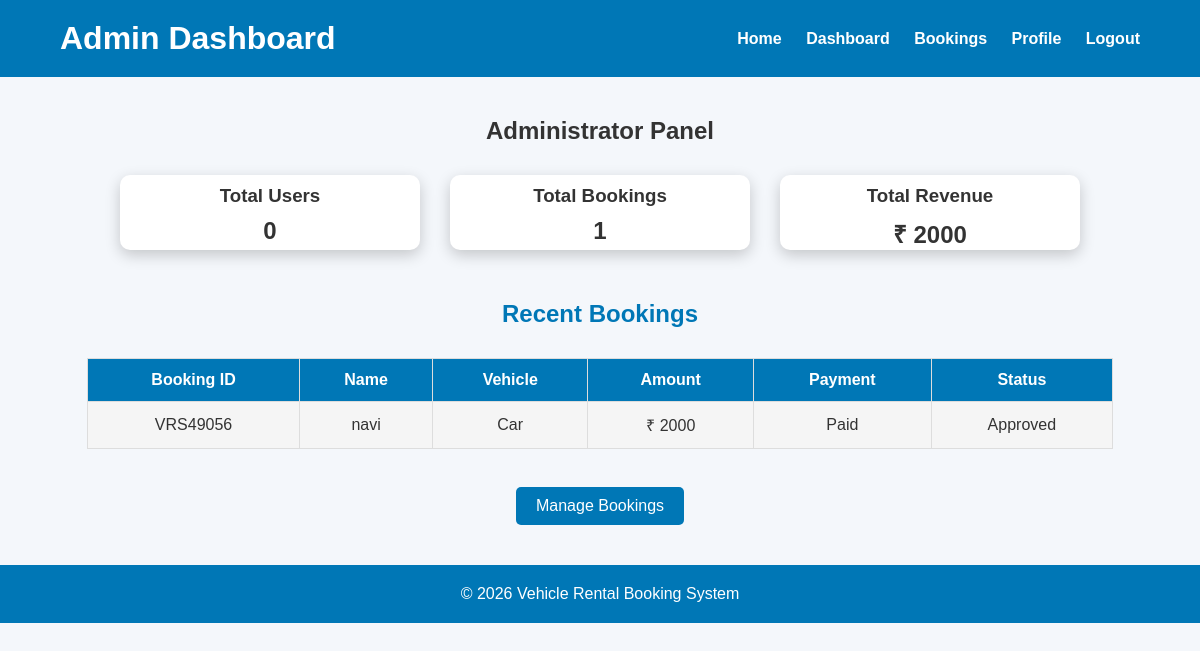
/admin, run on an earlier commit of the app's database.
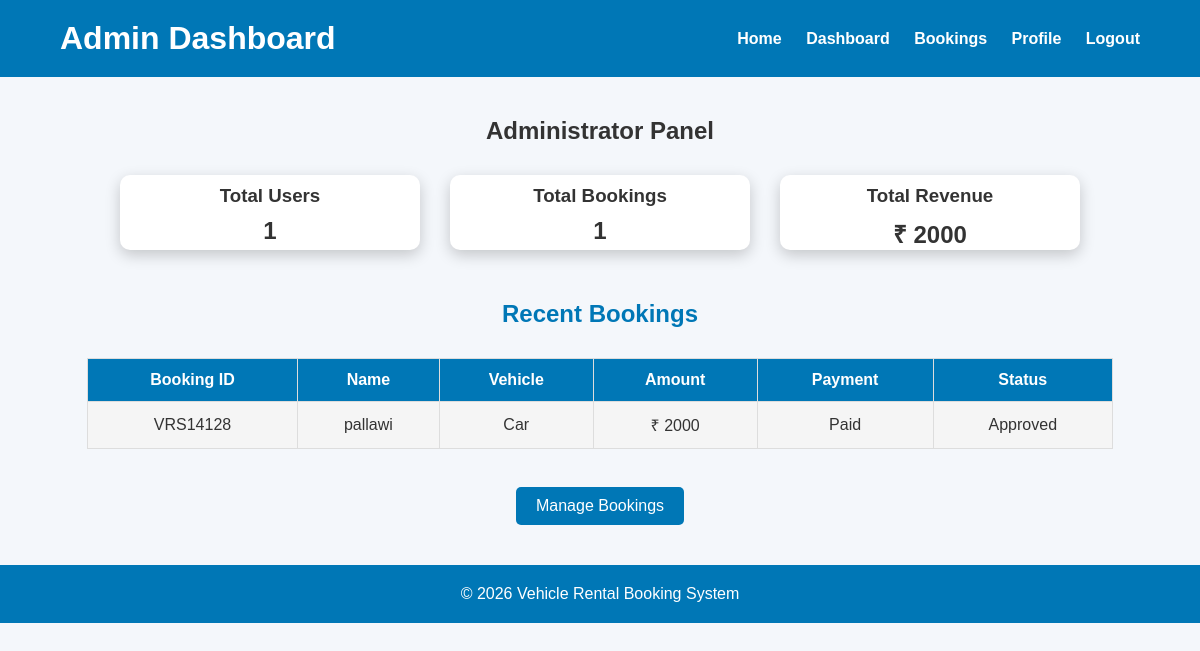
And on a later commit of the database.
### tables this page shows
CREATE TABLE bookings(

        id INTEGER PRIMARY KEY AUTOINCREMENT,

        booking_id TEXT,

        fullname TEXT,

        mobile TEXT,

        vehicle TEXT,

        booking_date TEXT,

        amount INTEGER,

        payment_method TEXT,

        payment_status TEXT,

        status TEXT,

        created_at TEXT

    );

### app.py (the view)
@app.route("/admin")
def admin():
    conn = get_connection()
    cursor = conn.cursor()
    cursor.execute("SELECT COUNT(*) FROM users")
    total_users = cursor.fetchone()[0]
    cursor.execute("SELECT COUNT(*) FROM bookings")
    total_bookings = cursor.fetchone()[0]
    cursor.execute("SELECT SUM(amount) FROM bookings")
    revenue = cursor.fetchone()[0]
    if revenue is None:
        revenue = 0
    cursor.execute("""

    SELECT *

    FROM bookings

    ORDER BY id DESC

    LIMIT 10

    """)
    recent_bookings = cursor.fetchall()
    conn.close()
    return render_template(
        "admin.html",
        total_users=total_users,
        total_bookings=total_bookings,
        total_revenue=revenue,
        recent_bookings=recent_bookings
    )

### app.py (called while the page is built)
def get_connection():
    conn = sqlite3.connect(DATABASE)
    conn.row_factory = sqlite3.Row
    return conn

### templates/admin.html (shortened to what this page needs)
<!DOCTYPE html>
<html lang="en">
<head>
<link rel="stylesheet"
href="{{ url_for('static', filename='style.css') }}">
</head>
<body>
<header>
<h1>Admin Dashboard</h1>
<nav>
<a href="/">Home</a>
<a href="/dashboard">Dashboard</a>
<a href="/bookings">Bookings</a>
<a href="/profile">Profile</a>
<a href="/logout">Logout</a>
</nav>
</header>
<section class="dashboard">
<h2>Administrator Panel</h2>
<div class="admin-container">
<div class="card">
<h3>Total Users</h3>
<h1>{{ total_users }}</h1>
</div>
<div class="card">
<h3>Total Bookings</h3>
<h1>{{ total_bookings }}</h1>
</div>
<div class="card">
<h3>Total Revenue</h3>
<h1>₹ {{ total_revenue }}</h1>
</div>
</div>
<h2 class="title">
Recent Bookings
</h2>
<table>
<tr>
<th>Booking ID</th>
<th>Name</th>
<th>Vehicle</th>
<th>Amount</th>
<th>Payment</th>
<th>Status</th>
</tr>
{% for booking in recent_bookings %}
<tr>
<td>{{ booking.booking_id }}</td>
<td>{{ booking.fullname }}</td>
<td>{{ booking.vehicle }}</td>
<td>₹ {{ booking.amount }}</td>
<td>{{ booking.payment_status }}</td>
<td>{{ booking.status }}</td>
</tr>
{% endfor %}
</table>
<br>
<div style="text-align:center;">
<a href="/bookings" class="btn">
Manage Bookings
</a>
</div>
</section>
<footer>
<p>
© 2026 Vehicle Rental Booking System
</p>
</footer>
</body>
</html>

What changed in the data, as far as the page shows it:
removed bookings: booking_id "VRS49056", fullname "navi", vehicle "Car", amount "2000", payment_status "Paid", status "Approved"
added bookings: booking_id "VRS14128", fullname "pallawi", vehicle "Car", amount "2000", payment_status "Paid", status "Approved"
Also different on the page:
{{ total_users }}: "0" → "1"
